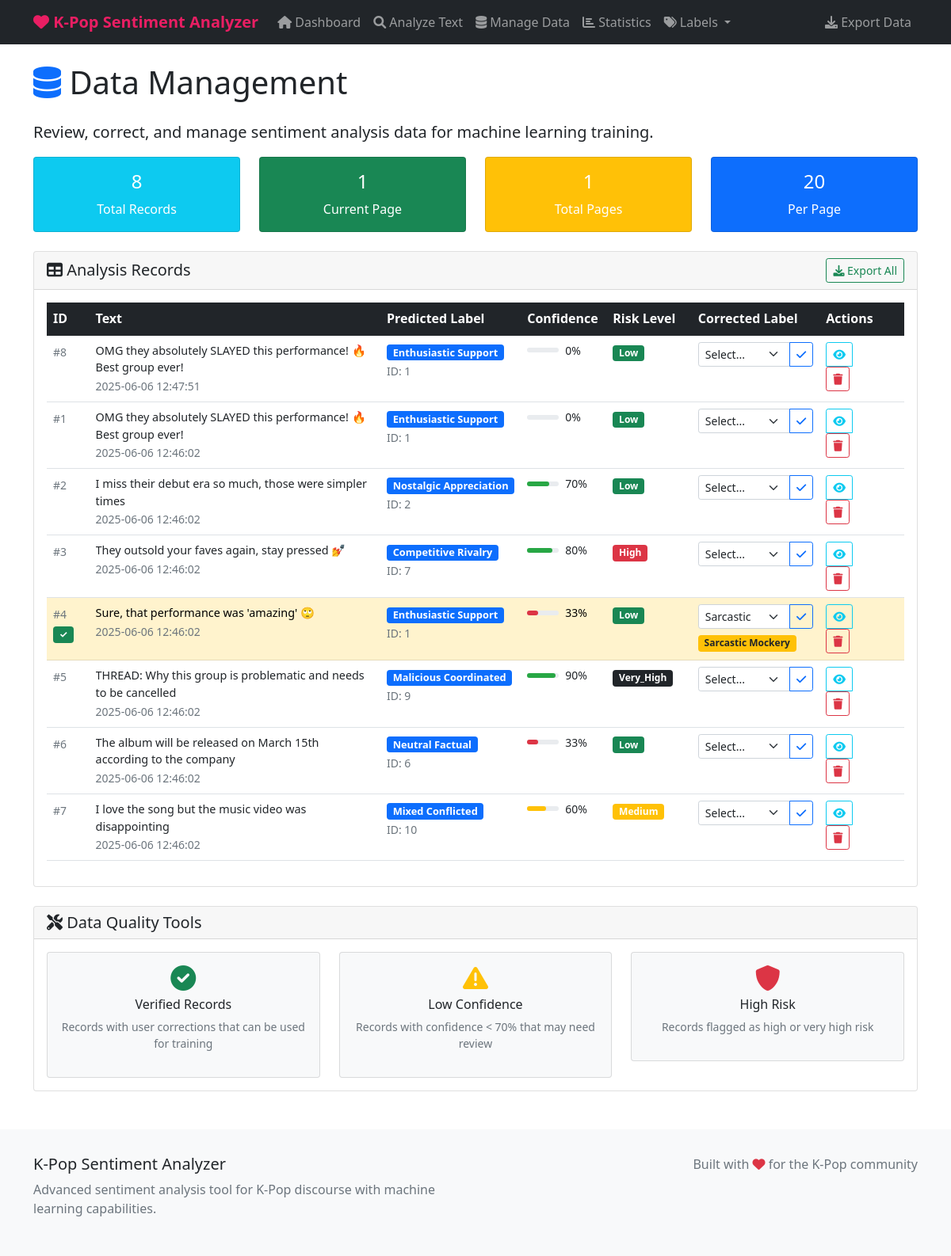
Page /data on the earlier database version.
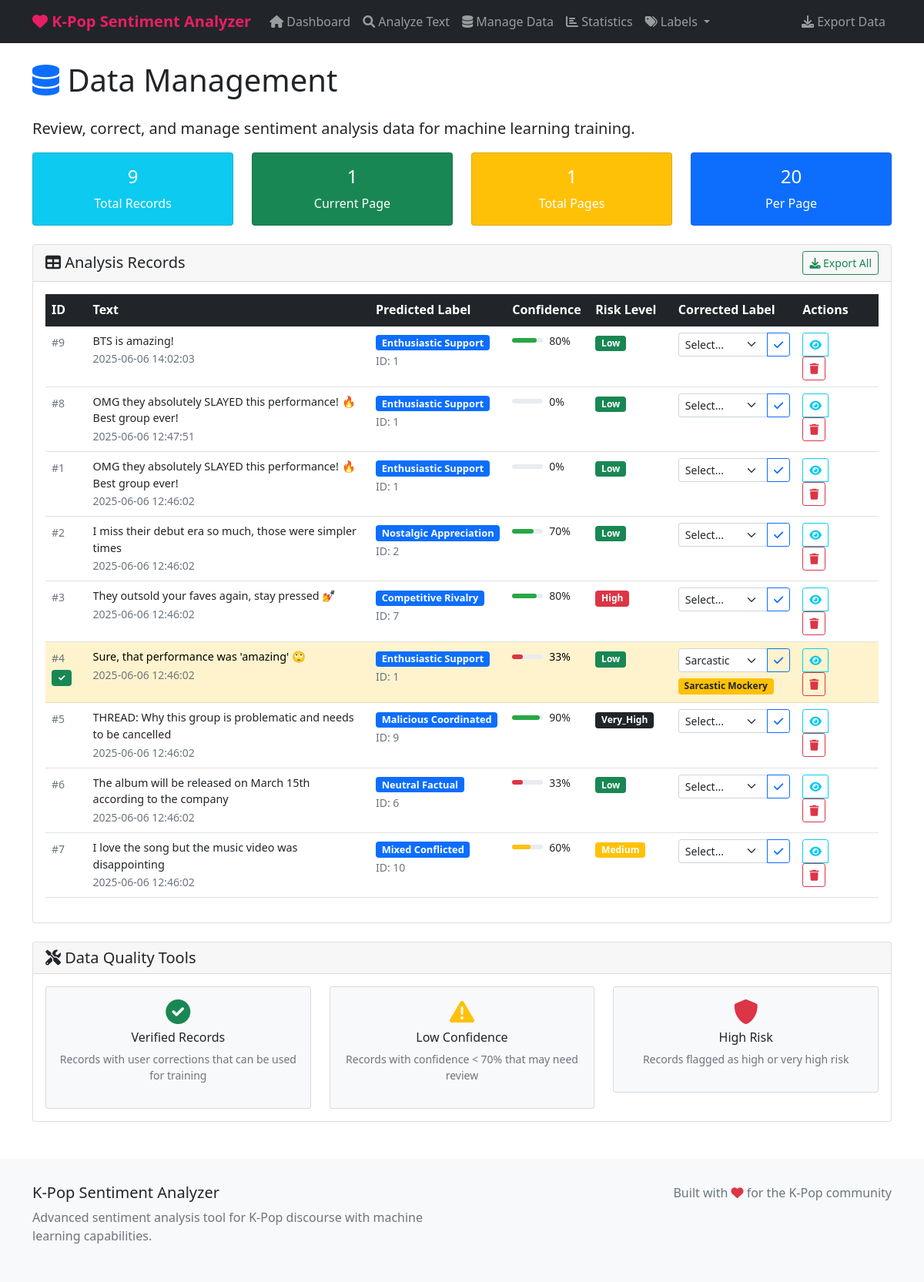
Same page on the later database version.
### tables this page shows
CREATE TABLE sentiment_analysis (
                id INTEGER PRIMARY KEY AUTOINCREMENT,
                text TEXT NOT NULL,
                predicted_label INTEGER NOT NULL,
                confidence REAL NOT NULL,
                label_name TEXT NOT NULL,
                risk_level TEXT NOT NULL,
                reasoning TEXT,
                metadata TEXT,
                timestamp DATETIME DEFAULT CURRENT_TIMESTAMP,
                user_corrected_label INTEGER,
                is_verified BOOLEAN DEFAULT FALSE
            );

### app.py (the view)
@app.route('/data')
def data_management():
    page = request.args.get('page', 1, type=int)
    per_page = 20
    conn = sqlite3.connect(analyzer.db_path)
    cursor = conn.cursor()
    cursor.execute('SELECT COUNT(*) FROM sentiment_analysis')
    total = cursor.fetchone()[0]
    offset = (page - 1) * per_page
    cursor.execute('''
        SELECT * FROM sentiment_analysis
        ORDER BY timestamp DESC
        LIMIT ? OFFSET ?
    ''', (per_page, offset))
    columns = [description[0] for description in cursor.description]
    analyses = [dict(zip(columns, row)) for row in cursor.fetchall()]
    conn.close()
    total_pages = (total + per_page - 1) // per_page
    has_prev = page > 1
    has_next = page < total_pages
    return render_template('data_management.html',
                         analyses=analyses,
                         sentiment_labels=SENTIMENT_LABELS,
                         page=page,
                         total_pages=total_pages,
                         has_prev=has_prev,
                         has_next=has_next,
                         total=total)

### templates/data_management.html (shortened to what this page needs)
{% extends "base.html" %}
{% block content %}
<div class="row">
    <div class="col-12">
        <h1 class="mb-4">
            <i class="fas fa-database text-primary"></i>
            Data Management
        </h1>
        <p class="lead">Review, correct, and manage sentiment analysis data for machine learning training.</p>
    </div>
</div>
<div class="row mb-4">
    <div class="col-md-3">
        <div class="card bg-info text-white">
            <div class="card-body text-center">
                <h4>{{ total }}</h4>
                <p class="mb-0">Total Records</p>
            </div>
        </div>
    </div>
    <div class="col-md-3">
        <div class="card bg-success text-white">
            <div class="card-body text-center">
                <h4>{{ page }}</h4>
                <p class="mb-0">Current Page</p>
            </div>
        </div>
    </div>
    <div class="col-md-3">
        <div class="card bg-warning text-white">
            <div class="card-body text-center">
                <h4>{{ total_pages }}</h4>
                <p class="mb-0">Total Pages</p>
            </div>
        </div>
    </div>
    <div class="col-md-3">
        <div class="card bg-primary text-white">
            <div class="card-body text-center">
                <h4>20</h4>
                <p class="mb-0">Per Page</p>
            </div>
        </div>
    </div>
</div>
<div class="row">
    <div class="col-12">
        <div class="card">
            <div class="card-header d-flex justify-content-between align-items-center">
                <h5 class="mb-0"><i class="fas fa-table"></i> Analysis Records</h5>
                <div>
                    <a href="{{ url_for('export_data') }}" class="btn btn-sm btn-outline-success" target="_blank">
                        <i class="fas fa-download"></i> Export All
                    </a>
                </div>
            </div>
            <div class="card-body">
                {% if analyses %}
                <div class="table-responsive">
                    <table class="table table-hover">
                        <thead class="table-dark">
                            <tr>
                                <th style="width: 5%;">ID</th>
                                <th style="width: 35%;">Text</th>
                                <th style="width: 15%;">Predicted Label</th>
                                <th style="width: 10%;">Confidence</th>
                                <th style="width: 10%;">Risk Level</th>
                                <th style="width: 15%;">Corrected Label</th>
                                <th style="width: 10%;">Actions</th>
                            </tr>
                        </thead>
                        <tbody>
                            {% for analysis in analyses %}
                            <tr id="row-{{ analysis.id }}" class="{% if analysis.is_verified %}table-success{% endif %}">
                                <td>
                                    <small class="text-muted">#{{ analysis.id }}</small>
                                    {% if analysis.is_verified %}
                                        <br><span class="badge bg-success badge-sm">✓</span>
                                    {% endif %}
                                </td>
                                <td>
                                    <div class="text-preview" style="max-height: 80px; overflow-y: auto;">
                                        {{ analysis.text }}
                                    </div>
                                    <small class="text-muted">{{ analysis.timestamp }}</small>
                                </td>
                                <td>
                                    <span class="badge bg-primary label-badge">
                                        {{ analysis.label_name.replace('_', ' ').title() }}
                                    </span>
                                    <br><small class="text-muted">ID: {{ analysis.predicted_label }}</small>
                                </td>
                                <td>
                                    <div class="d-flex align-items-center">
                                        <div class="confidence-bar me-2" style="width: 40px; height: 6px; position: relative; background: #e9ecef; border-radius: 3px;">
                                            <div style="width: {{ analysis.confidence * 100 }}%; height: 100%; background:
                                                {% if analysis.confidence >= 0.7 %}#28a745
                                                {% elif analysis.confidence >= 0.5 %}#ffc107
                                                {% else %}#dc3545{% endif %}; border-radius: 3px;"></div>
                                        </div>
                                        <small>{{ "%.0f"|format(analysis.confidence * 100) }}%</small>
                                    </div>
                                </td>
                                <td>
                                    <span class="badge
                                        {% if analysis.risk_level == 'low' %}bg-success
                                        {% elif analysis.risk_level == 'medium' %}bg-warning
                                        {% elif analysis.risk_level == 'high' %}bg-danger
                                        {% else %}bg-dark{% endif %}">
                                        {{ analysis.risk_level.title() }}
                                    </span>
                                </td>
                                <td>
                                    <form method="POST" action="{{ url_for('update_label', analysis_id=analysis.id) }}" class="d-inline">
                                        <div class="input-group input-group-sm">
                                            <select name="corrected_label" class="form-select form-select-sm"
                                                    {% if analysis.user_corrected_label %}value="{{ analysis.user_corrected_label }}"{% endif %}>
                                                <option value="">Select...</option>
                                                {% for label_id, label_info in sentiment_labels.items() %}
                                                <option value="{{ label_id }}"
                                                        {% if analysis.user_corrected_label == label_id %}selected{% endif %}>
                                                    {{ label_info.name.replace('_', ' ').title() }}
                                                </option>
                                                {% endfor %}
                                            </select>
                                            <button type="submit" class="btn btn-outline-primary btn-sm">
                                                <i class="fas fa-check"></i>
                                            </button>
                                        </div>
                                    </form>
                                    {% if analysis.user_corrected_label %}
                                        <div class="mt-1">
                                            <span class="badge bg-warning text-dark">
                                                {{ sentiment_labels[analysis.user_corrected_label].name.replace('_', ' ').title() }}
                                            </span>
                                        </div>
                                    {% endif %}
                                </td>
                                <td>
                                    <div class="btn-group-vertical btn-group-sm">
                                        <button type="button" class="btn btn-outline-info btn-sm"
                                                data-bs-toggle="modal" data-bs-target="#detailModal{{ analysis.id }}">
                                            <i class="fas fa-eye"></i>
                                        </button>
                                        <form method="POST" action="{{ url_for('delete_analysis', analysis_id=analysis.id) }}"
                                              class="d-inline" onsubmit="return confirm('Are you sure you want to delete this record?')">
                                            <button type="submit" class="btn btn-outline-danger btn-sm">
                                                <i class="fas fa-trash"></i>
                                            </button>
                                        </form>
                                    </div>
                                </td>
                            </tr>
                            {% endfor %}
                        </tbody>
                    </table>
                </div>
                {% endif %}
            </div>
        </div>
    </div>
</div>
<div class="row mt-4">
    <div class="col-12">
        <div class="card">
            <div class="card-header">
                <h5 class="mb-0"><i class="fas fa-tools"></i> Data Quality Tools</h5>
            </div>
            <div class="card-body">
                <div class="row">
                    <div class="col-md-4">
                        <div class="card bg-light">
                            <div class="card-body text-center">
                                <i class="fas fa-check-circle fa-2x text-success mb-2"></i>
                                <h6>Verified Records</h6>
                                <p class="text-muted small">Records with user corrections that can be used for training</p>
                            </div>
                        </div>
                    </div>
                    <div class="col-md-4">
                        <div class="card bg-light">
                            <div class="card-body text-center">
                                <i class="fas fa-exclamation-triangle fa-2x text-warning mb-2"></i>
                                <h6>Low Confidence</h6>
                                <p class="text-muted small">Records with confidence < 70% that may need review</p>
                            </div>
                        </div>
                    </div>
                    <div class="col-md-4">
                        <div class="card bg-light">
                            <div class="card-body text-center">
                                <i class="fas fa-shield-alt fa-2x text-danger mb-2"></i>
                                <h6>High Risk</h6>
                                <p class="text-muted small">Records flagged as high or very high risk</p>
                            </div>
                        </div>
                    </div>
                </div>
            </div>
        </div>
    </div>
</div>
{% endblock %}

### templates/base.html (shortened to what this page needs)
<!DOCTYPE html>
<html lang="en">
<head>
    <link href="https://cdn.jsdelivr.net/npm/bootstrap@5.1.3/dist/css/bootstrap.min.css" rel="stylesheet">
    <link href="https://cdnjs.cloudflare.com/ajax/libs/font-awesome/6.0.0/css/all.min.css" rel="stylesheet">
</head>
<body>
    <nav class="navbar navbar-expand-lg navbar-dark bg-dark">
        <div class="container">
            <a class="navbar-brand" href="{{ url_for('index') }}">
                <i class="fas fa-heart"></i> K-Pop Sentiment Analyzer
            </a>
            <div class="collapse navbar-collapse" id="navbarNav">
                <ul class="navbar-nav me-auto">
                    <li class="nav-item">
                        <a class="nav-link" href="{{ url_for('index') }}">
                            <i class="fas fa-home"></i> Dashboard
                        </a>
                    </li>
                    <li class="nav-item">
                        <a class="nav-link" href="{{ url_for('analyze') }}">
                            <i class="fas fa-search"></i> Analyze Text
                        </a>
                    </li>
                    <li class="nav-item">
                        <a class="nav-link" href="{{ url_for('data_management') }}">
                            <i class="fas fa-database"></i> Manage Data
                        </a>
                    </li>
                    <li class="nav-item">
                        <a class="nav-link" href="{{ url_for('statistics') }}">
                            <i class="fas fa-chart-bar"></i> Statistics
                        </a>
                    </li>
                    <li class="nav-item dropdown">
                        <a class="nav-link dropdown-toggle" href="#" id="labelsDropdown" role="button" data-bs-toggle="dropdown" aria-expanded="false">
                            <i class="fas fa-tags"></i> Labels
                        </a>
                    </li>
                </ul>
                <ul class="navbar-nav">
                    <li class="nav-item">
                        <a class="nav-link" href="{{ url_for('export_data') }}" target="_blank">
                            <i class="fas fa-download"></i> Export Data
                        </a>
                    </li>
                </ul>
            </div>
        </div>
    </nav>
    <main class="container mt-4">
        {% block content %}{% endblock %}
    </main>
    <footer class="footer mt-5">
        <div class="container">
            <div class="row">
                <div class="col-md-6">
                    <h5>K-Pop Sentiment Analyzer</h5>
                    <p class="text-muted">Advanced sentiment analysis tool for K-Pop discourse with machine learning capabilities.</p>
                </div>
                <div class="col-md-6 text-md-end">
                    <p class="text-muted">
                        Built with <i class="fas fa-heart text-danger"></i> for the K-Pop community
                    </p>
                </div>
            </div>
        </div>
    </footer>
</body>
</html>

### templates/base.html (style rules this page uses)
.navbar-brand { font-weight: bold; color: #e91e63 !important; }
.confidence-bar { height: 8px; border-radius: 4px; background: linear-gradient(90deg, #dc3545 0%, #ffc107 50%, #28a745 100%); }
.footer { background-color: #f8f9fa; padding: 2rem 0; margin-top: 3rem; }
.text-preview { max-height: 100px; overflow-y: auto; font-size: 0.9em; }
.label-badge { font-size: 0.8em; padding: 0.3em 0.6em; }

Differences in the rows shown:
added sentiment_analysis: id "9", text "BTS is amazing!", timestamp "2025-06-06 14:02:03", label_name.replace "Enthusiastic Support", predicted_label "1", analysis.confidence*100 "80", risk_level "Low"
Other differences:
{{ total }}: "8" → "9"
